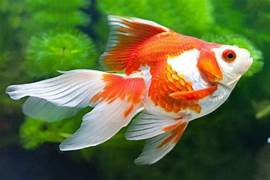
#> input picture DeThiThu/a.jpg, 270 x 180 px
$ jupyter execute --allow-errors 'De 2.IPYNB'   (shell and % lines are left out)
#> lines starting #> are read from the running program, lines starting #| are printed output that depends on the picture
#> the answer given: DeThiThu
# Họ và Tên : Lê Đình Quân
# MSSV : 207Ct40568

### Câu 1 (2 điểm): Cho một ảnh bất kỳ (tên ảnh do sinh viên tự đặt, ví dụ: `my_image.jpg`) và thực hiện các yêu cầu sau:

* Viết chương trình sử dụng Bilateral filter để làm mịn ảnh. (0.5 điểm)
* Viết chương trình sử dụng Canny Edge Detection để xác định biên của hình ảnh. (0.5 điểm)
* Đổi màu ảnh bằng cách hoán đổi kênh màu theo thứ tự (ví dụ: BGR → BRG) và lưu thành tên dạng `[ten_anh]_swapped.jpg`. (0.5 điểm)
* Chuyển ảnh sang không gian màu YCrCb và tách riêng 3 kênh Y, Cr, Cb, lưu thành ảnh grayscale tương ứng (`[ten_anh]_Y.jpg`, `[ten_anh]_Cr.jpg`, `[ten_anh]_Cb.jpg`). (0.5 điểm)

[cell 1]
import cv2
import os

def process_to_ycrcb_and_save(image_path):
    """
    Đọc ảnh, chuyển sang YCrCb, tách Y, Cr, Cb và lưu từng kênh grayscale.
    Tên file đầu ra: [base_name]_Y.jpg, [base_name]_Cr.jpg, [base_name]_Cb.jpg
    """
#> called with image_path = 'DeThiThu/a.jpg'
    img = cv2.imread(image_path)
#> img is the input picture: shape (180, 270, 3); mean B, G, R 61.7, 109.1, 98.8
    if img is None:
        print(f"❌ Không đọc được ảnh: {image_path}")
        return

    base_name = os.path.splitext(os.path.basename(image_path))[0]
    ycrcb = cv2.cvtColor(img, cv2.COLOR_BGR2YCrCb)
#> ycrcb: shape (180, 270, 3); mean of channels 0, 1, 2 100.6, 126.7, 106
    Y, Cr, Cb = cv2.split(ycrcb)
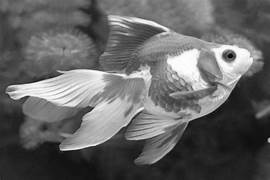
#> Y: shape (180, 270); min 4, max 255, mean 100.6
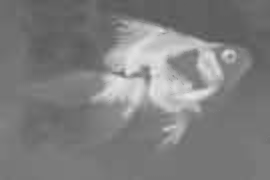
#> Cr: shape (180, 270); min 83, max 231, mean 126.7
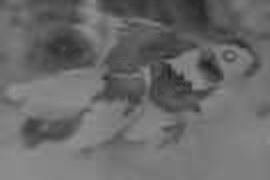
#> Cb: shape (180, 270); min 31, max 146, mean 106

    # Lưu từng kênh
    cv2.imwrite(f"{base_name}_Y.jpg", Y)
    cv2.imwrite(f"{base_name}_Cr.jpg", Cr)
    cv2.imwrite(f"{base_name}_Cb.jpg", Cb)

    print(f"✅ Đã lưu: {base_name}_Y.jpg, {base_name}_Cr.jpg, {base_name}_Cb.jpg")


def process_folder(folder_path):
    """
    Xử lý tất cả ảnh trong thư mục theo định dạng jpg/jpeg/png.
    """
    if not os.path.isdir(folder_path):
        print(f"❌ Đường dẫn không hợp lệ: {folder_path}")
        return

    for fname in os.listdir(folder_path):
        if fname.lower().endswith(('.jpg', '.jpeg', '.png')):
            process_to_ycrcb_and_save(os.path.join(folder_path, fname))
#> pass 2 of the loop in process_folder, `for fname in os.listdir(folder_path):`:
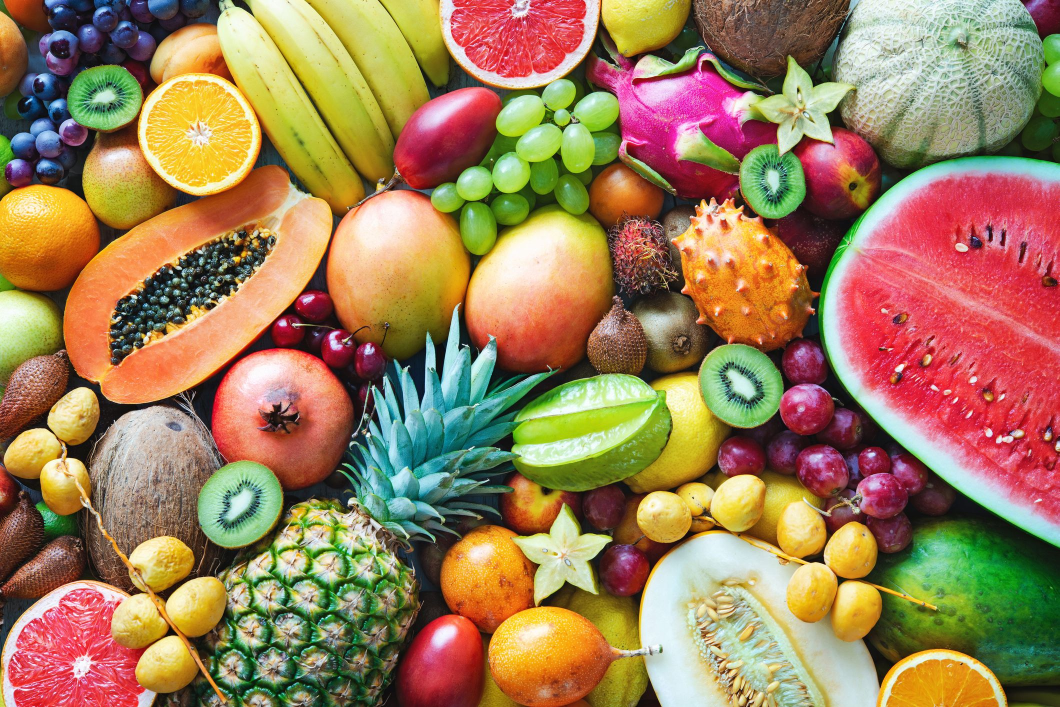
#> input picture DeThiThu/colorful-ripe-tropical-fruits.jpg, 2119 x 1414 px (shown at 1/2 size)
#> in process_to_ycrcb_and_save, img is the input picture: shape (1414, 2119, 3); mean B, G, R 88.7, 126.8, 157.9
#> ycrcb: shape (1414, 2119, 3); mean of channels 0, 1, 2 131.7, 146.6, 103.7
#> Y: shape (1414, 2119)
#> in process_to_ycrcb_and_save (call 2), `Y, Cr, Cb = cv2.split(ycrcb)`:
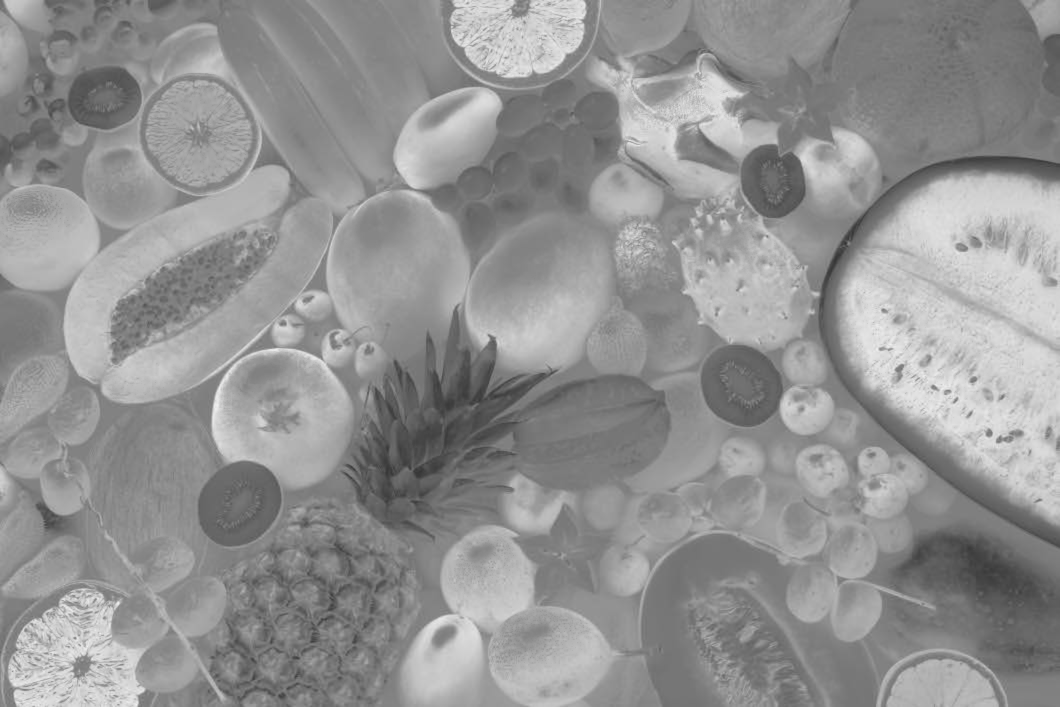
#> Cr: shape (1414, 2119) (shown at 1/2 size); min 48, max 243, mean 146.6
#> in process_to_ycrcb_and_save (call 2), `Y, Cr, Cb = cv2.split(ycrcb)`:
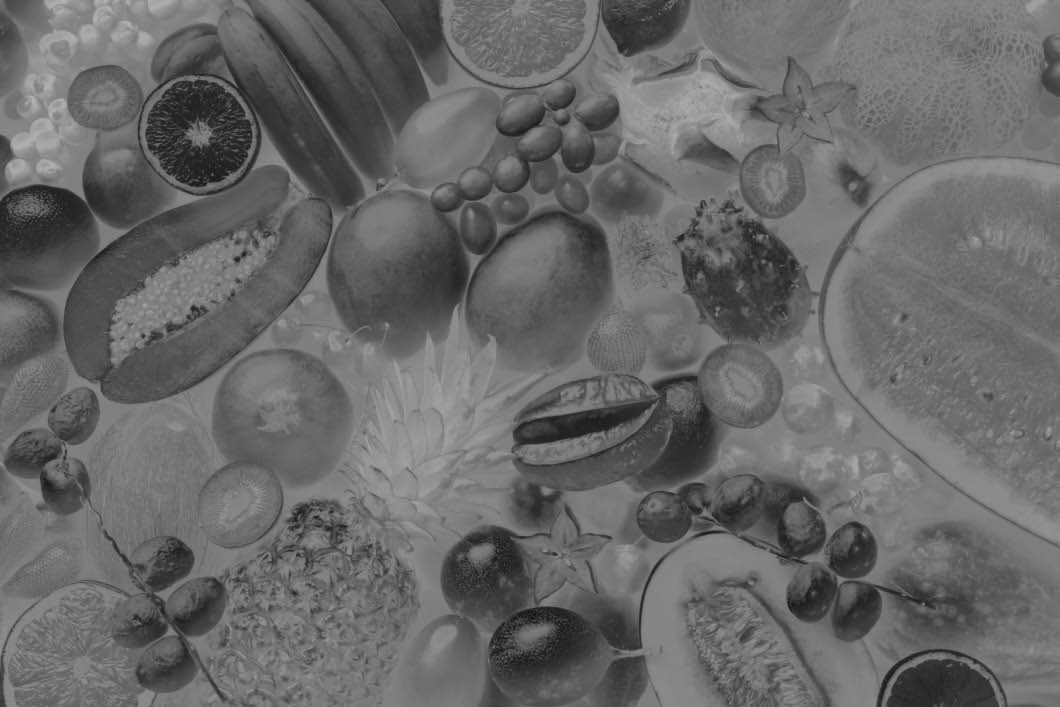
#> Cb: shape (1414, 2119) (shown at 1/2 size); min 15, max 185, mean 103.7


if __name__ == "__main__":
    #❶ Cách 1: xử lý thư mục (tất cả ảnh trong folder)
    folder = input("Nhập đường dẫn thư mục chứa ảnh: ").strip()
    if folder:
        process_folder(folder)
    else:
        #❷ Cách 2: xử lý danh sách ảnh cụ thể
        filenames = [
            "ten_anh_1.jpg",
            "ten_anh_2.jpg",
            "ten_anh_3.jpg"
        ]
        for fn in filenames:
            process_to_ycrcb_and_save(fn)

### Câu 2 (4 điểm) Viết một chương trình Python sử dụng OpenCV để tạo menu tương tác cho phép người dùng chọn các kỹ thuật biến đổi hình học và xử lý ảnh nâng cao từ một danh sách, áp dụng đồng thời cho nhiều ảnh.

### Yêu cầu:

1. Menu gồm:
* Phóng to ảnh (Zoom bằng resize) (0.5 điểm)
* Xoay ảnh (góc ngẫu nhiên từ 0–360 độ) (0.5 điểm)
* Lật ảnh ngang (0.5 điểm)
* Lật ảnh dọc (0.5 điểm)
* Cắt ảnh (crop ngẫu nhiên vùng giữa ảnh) (0.5 điểm)
* Thêm viền (padding màu ngẫu nhiên) (0.5 điểm)

2. Chương trình xử lý đồng thời 3 ảnh bất kỳ do sinh viên tự chọn (có thể chọn bằng đường dẫn file hoặc nhập tên ảnh tùy ý). (0.5 điểm)

3. Phím tương ứng để kích hoạt các phương pháp xử lý:
* Z: Zoom
* T: Rotate
* H: Horizontal Flip
* V: Vertical Flip
* C: Crop
* P: Padding (0.5 điểm)

4. Lưu file kết quả với định dạng: `result_[phương pháp]_[tên ảnh gốc].jpg`
   Ví dụ: `result_crop_cat.jpg`, `result_rotate_image1.jpg` (0.5 điểm)

[cell 2]
import cv2
import os
import random
import numpy as np

# ================== Các hàm xử lý ==================

# [13 lines left out: functions zoom_image, rotate_image, not called in this run]

def horizontal_flip(image):
    return cv2.flip(image, 1)

def vertical_flip(image):
    return cv2.flip(image, 0)

# [16 lines left out: functions crop_image, add_padding, not called in this run]

# ================== Map ký hiệu với hàm xử lý ==================

methods = {
    'Z': ("zoom", zoom_image),
    'T': ("rotate", rotate_image),
    'H': ("hflip", horizontal_flip),
    'V': ("vflip", vertical_flip),
    'C': ("crop", crop_image),
    'P': ("padding", add_padding)
}

# ================== Giao diện chính ==================

def main():
    path = input("Nhập đường dẫn đến ảnh hoặc thư mục ảnh: ").strip()
#> the answer given: DeThiThu/colorful-ripe-tropical-fruits.jpg

    # Xử lý ảnh đơn hoặc nhiều ảnh từ thư mục
    if os.path.isfile(path):
        images = [path]
    elif os.path.isdir(path):
        images = [os.path.join(path, f) for f in os.listdir(path)
                  if f.lower().endswith(('.png', '.jpg', '.jpeg'))]
    else:
        print("Đường dẫn không hợp lệ.")
        return

    print("Chọn 3 kỹ thuật xử lý bằng cách nhập 3 phím ví dụ: ZTV (Zoom, Rotate, Vertical Flip)")
    print("Phím: Z = Zoom | T = Rotate | H = Horizontal Flip | V = Vertical Flip | C = Crop | P = Padding")
    choices = input("Nhập 3 phím kỹ thuật: ").upper()
#> the answer given: 1
